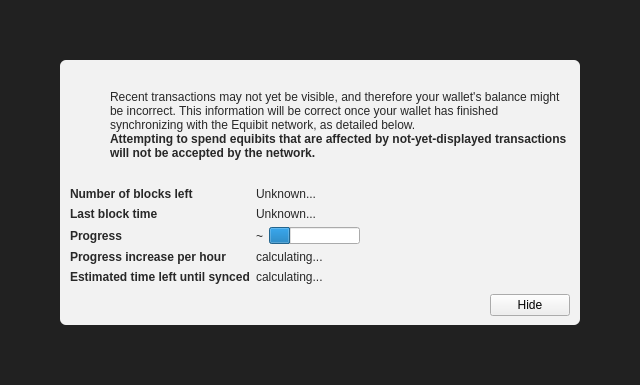
<?xml version="1.0" encoding="UTF-8"?>
<ui version="4.0">
 <class>ModalOverlay</class>
 <widget class="ModalOverlay" name="ModalOverlay">
  <property name="geometry">
   <rect>
    <x>0</x>
    <y>0</y>
    <width>640</width>
    <height>385</height>
   </rect>
  </property>
  <property name="windowTitle">
   <string>Form</string>
  </property>
  <layout class="QVBoxLayout" name="verticalLayout" stretch="0">
   <property name="sizeConstraint">
    <enum>QLayout::SetDefaultConstraint</enum>
   </property>
   <property name="leftMargin">
    <number>0</number>
   </property>
   <property name="topMargin">
    <number>0</number>
   </property>
   <property name="rightMargin">
    <number>0</number>
   </property>
   <property name="bottomMargin">
    <number>0</number>
   </property>
   <item>
    <widget class="QWidget" name="bgWidget" native="true">
     <property name="styleSheet">
      <string notr="true">#bgWidget { background: rgba(0,0,0,220); }</string>
     </property>
     <layout class="QVBoxLayout" name="verticalLayoutMain" stretch="1">
      <property name="leftMargin">
       <number>60</number>
      </property>
      <property name="topMargin">
       <number>60</number>
      </property>
      <property name="rightMargin">
       <number>60</number>
      </property>
      <property name="bottomMargin">
       <number>60</number>
      </property>
      <item>
       <widget class="QWidget" name="contentWidget" native="true">
        <property name="styleSheet">
         <string notr="true">#contentWidget { background: rgba(255,255,255,240); border-radius: 6px; }

QLabel { color: rgb(40,40,40);  }</string>
        </property>
        <layout class="QVBoxLayout" name="verticalLayoutSub" stretch="1,0,0,0">
         <property name="spacing">
          <number>0</number>
         </property>
         <property name="leftMargin">
          <number>10</number>
         </property>
         <property name="topMargin">
          <number>10</number>
         </property>
         <property name="rightMargin">
          <number>10</number>
         </property>
         <property name="bottomMargin">
          <number>10</number>
         </property>
         <item>
          <layout class="QHBoxLayout" name="horizontalLayoutIconText" stretch="0,1">
           <property name="topMargin">
            <number>20</number>
           </property>
           <item>
            <layout class="QVBoxLayout" name="verticalLayoutIcon">
             <property name="leftMargin">
              <number>0</number>
             </property>
             <item>
              <widget class="QPushButton" name="warningIcon">
               <property name="enabled">
                <bool>false</bool>
               </property>
               <property name="text">
                <string/>
               </property>
               <property name="icon">
                <iconset>
                 <normaloff>:/icons/warning</normaloff>
                 <disabledoff>:/icons/warning</disabledoff>:/icons/warning</iconset>
               </property>
               <property name="iconSize">
                <size>
                 <width>48</width>
                 <height>48</height>
                </size>
               </property>
               <property name="flat">
                <bool>true</bool>
               </property>
              </widget>
             </item>
             <item>
              <spacer name="verticalSpacerWarningIcon">
               <property name="orientation">
                <enum>Qt::Vertical</enum>
               </property>
               <property name="sizeHint" stdset="0">
                <size>
                 <width>20</width>
                 <height>40</height>
                </size>
               </property>
              </spacer>
             </item>
            </layout>
           </item>
           <item>
            <layout class="QVBoxLayout" name="verticalLayoutInfoText">
             <property name="leftMargin">
              <number>0</number>
             </property>
             <property name="topMargin">
              <number>0</number>
             </property>
             <item>
              <widget class="QLabel" name="infoText">
               <property name="text">
                <string>Recent transactions may not yet be visible, and therefore your wallet's balance might be incorrect. This information will be correct once your wallet has finished synchronizing with the Equibit network, as detailed below.</string>
               </property>
               <property name="textFormat">
                <enum>Qt::RichText</enum>
               </property>
               <property name="wordWrap">
                <bool>true</bool>
               </property>
              </widget>
             </item>
             <item>
              <widget class="QLabel" name="infoTextStrong">
               <property name="font">
                <font>
                 <weight>75</weight>
                 <bold>true</bold>
                </font>
               </property>
               <property name="text">
                <string>Attempting to spend equibits that are affected by not-yet-displayed transactions will not be accepted by the network.</string>
               </property>
               <property name="textFormat">
                <enum>Qt::RichText</enum>
               </property>
               <property name="wordWrap">
                <bool>true</bool>
               </property>
              </widget>
             </item>
             <item>
              <spacer name="verticalSpacerInTextSpace">
               <property name="orientation">
                <enum>Qt::Vertical</enum>
               </property>
               <property name="sizeHint" stdset="0">
                <size>
                 <width>20</width>
                 <height>40</height>
                </size>
               </property>
              </spacer>
             </item>
            </layout>
           </item>
          </layout>
         </item>
         <item>
          <spacer name="verticalSpacerAfterText">
           <property name="orientation">
            <enum>Qt::Vertical</enum>
           </property>
           <property name="sizeHint" stdset="0">
            <size>
             <width>20</width>
             <height>40</height>
            </size>
           </property>
          </spacer>
         </item>
         <item>
          <layout class="QFormLayout" name="formLayout">
           <property name="fieldGrowthPolicy">
            <enum>QFormLayout::FieldsStayAtSizeHint</enum>
           </property>
           <property name="horizontalSpacing">
            <number>6</number>
           </property>
           <property name="verticalSpacing">
            <number>6</number>
           </property>
           <property name="topMargin">
            <number>10</number>
           </property>
           <item row="0" column="0">
            <widget class="QLabel" name="labelNumberOfBlocksLeft">
             <property name="font">
              <font>
               <weight>75</weight>
               <bold>true</bold>
              </font>
             </property>
             <property name="text">
              <string>Number of blocks left</string>
             </property>
            </widget>
           </item>
           <item row="0" column="1">
            <widget class="QLabel" name="numberOfBlocksLeft">
             <property name="text">
              <string>Unknown...</string>
             </property>
            </widget>
           </item>
           <item row="1" column="0">
            <widget class="QLabel" name="labelLastBlockTime">
             <property name="font">
              <font>
               <weight>75</weight>
               <bold>true</bold>
              </font>
             </property>
             <property name="text">
              <string>Last block time</string>
             </property>
            </widget>
           </item>
           <item row="1" column="1">
            <widget class="QLabel" name="newestBlockDate">
             <property name="sizePolicy">
              <sizepolicy hsizetype="Maximum" vsizetype="Preferred">
               <horstretch>0</horstretch>
               <verstretch>0</verstretch>
              </sizepolicy>
             </property>
             <property name="text">
              <string>Unknown...</string>
             </property>
            </widget>
           </item>
           <item row="2" column="0">
            <widget class="QLabel" name="labelSyncDone">
             <property name="font">
              <font>
               <weight>75</weight>
               <bold>true</bold>
              </font>
             </property>
             <property name="text">
              <string>Progress</string>
             </property>
            </widget>
           </item>
           <item row="2" column="1">
            <layout class="QHBoxLayout" name="horizontalLayoutSync" stretch="0,1">
             <item>
              <widget class="QLabel" name="percentageProgress">
               <property name="text">
                <string notr="true">~</string>
               </property>
              </widget>
             </item>
             <item>
              <widget class="QProgressBar" name="progressBar">
               <property name="value">
                <number>24</number>
               </property>
               <property name="format">
                <string/>
               </property>
              </widget>
             </item>
            </layout>
           </item>
           <item row="4" column="0">
            <widget class="QLabel" name="labelProgressIncrease">
             <property name="font">
              <font>
               <weight>75</weight>
               <bold>true</bold>
              </font>
             </property>
             <property name="text">
              <string>Progress increase per hour</string>
             </property>
            </widget>
           </item>
           <item row="4" column="1">
            <widget class="QLabel" name="progressIncreasePerH">
             <property name="text">
              <string>calculating...</string>
             </property>
            </widget>
           </item>
           <item row="5" column="0">
            <widget class="QLabel" name="labelEstimatedTimeLeft">
             <property name="font">
              <font>
               <weight>75</weight>
               <bold>true</bold>
              </font>
             </property>
             <property name="text">
              <string>Estimated time left until synced</string>
             </property>
            </widget>
           </item>
           <item row="5" column="1">
            <widget class="QLabel" name="expectedTimeLeft">
             <property name="text">
              <string>calculating...</string>
             </property>
            </widget>
           </item>
          </layout>
         </item>
         <item>
          <layout class="QHBoxLayout" name="horizontalLayoutButtons">
           <property name="leftMargin">
            <number>10</number>
           </property>
           <property name="topMargin">
            <number>10</number>
           </property>
           <item>
            <spacer name="horizontalSpacer">
             <property name="orientation">
              <enum>Qt::Horizontal</enum>
             </property>
             <property name="sizeHint" stdset="0">
              <size>
               <width>40</width>
               <height>20</height>
              </size>
             </property>
            </spacer>
           </item>
           <item>
            <widget class="QPushButton" name="closeButton">
             <property name="text">
              <string>Hide</string>
             </property>
            </widget>
           </item>
          </layout>
         </item>
        </layout>
       </widget>
      </item>
     </layout>
    </widget>
   </item>
  </layout>
 </widget>
 <customwidgets>
  <customwidget>
   <class>ModalOverlay</class>
   <extends>QWidget</extends>
   <header>qt/modaloverlay.h</header>
   <container>1</container>
  </customwidget>
 </customwidgets>
 <resources/>
 <connections/>
</ui>
